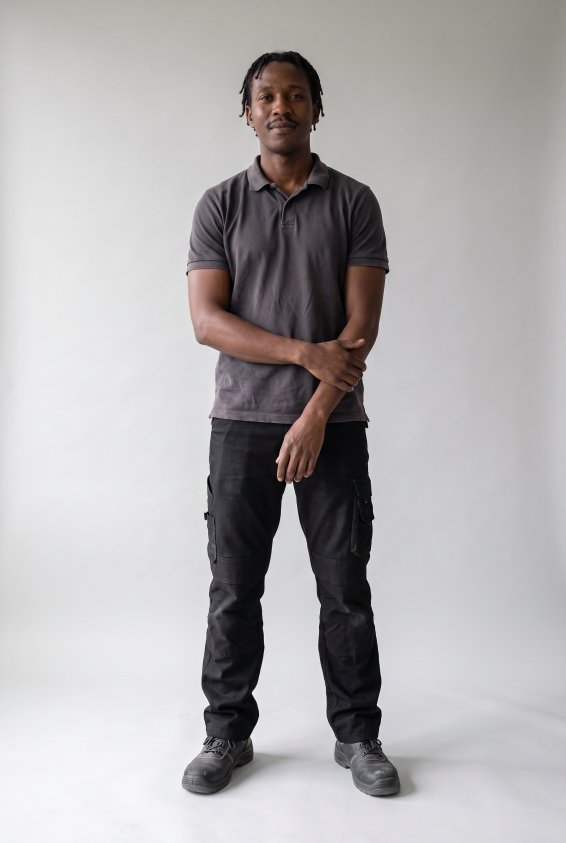
#> input picture beeldronde-debresser/werkers/werk/versie-5.png, 1696 x 2528 px, given in place of logo-topmovers-borst.png, which was not available (shown at 1/3 size)
$ python draai_logo.py
#> lines starting #> are read from the running program, lines starting #| are printed output that depends on the picture
"""Borstlogo dat meedraait met een romp die van de camera wegdraait (werker 4, goedgekeurd 24-09-2026).

merk-op-doos.py houdt altijd de eigen verhouding van het logo aan: een smaller vlak maakt het logo
alleen kleiner, niet schuiner. Daarom wordt het logo hier eerst zelf vervormd, alsof het op een
cilinder (de borst) ligt die over `draai` graden weggedraaid staat, en daarna met een vierkant vlak
(geen extra perspectief) op de stof gelegd, met de schaduw en korrel van merk-op-doos.

Model: romp = cilinder met straal R px. Het logo ligt in het lichaamsvlak op hoek phi0 naast de
knoopsluiting en is even lang (booglengte) als het platte merk: 0,165 x schouderbreedte. In beeld is
x = R * sin(hoek + draai), dus de kant van het logo die van de camera af draait wordt smaller.

    python draai_logo.py
"""
import math
import pathlib
import subprocess
import sys

import numpy as np
from PIL import Image
from scipy import ndimage

HIER = pathlib.Path(__file__).resolve().parent
RONDE = HIER.parent
SCRIPT = r"C:\users\arnas\git_repos\dereus\_ai-beelden\gereedschap\merk-op-doos.py"

# gemeten op werk/versie-4.png (2x-raster): knoopsluiting x 807, onderste knoop y 690,
# schouderbreedte 470, armsgatnaad aan de verre kant x ~935 (op 2x nagemeten in de uitsnede;
# een eerste lezing van 902 op het grove raster gaf 26 graden en een te smal logo, 0,55x)
KNOOP_X, KNOOP_Y, SCHOUDER = 807, 690, 470
R = 0.36 * SCHOUDER                  # rompstraal: borstbreedte ~72% van de schouders met mouwen
DRAAI = 14.0                         # uit R*(1 - sin draai) = 935 - 807
PHI0 = math.degrees(math.asin(0.22 * SCHOUDER / R))   # de gewone 0,22 x schouder naast de knoopsluiting

plat = 0.165 * SCHOUDER              # breedte van het platte merk (booglengte op de borst)
dphi = plat / R
phi_c = math.radians(PHI0 + DRAAI)
phi_l, phi_r = phi_c - dphi / 2, phi_c + dphi / 2
s0 = math.sin(math.radians(DRAAI))
x_l = KNOOP_X + R * (math.sin(phi_l) - s0)
x_r = KNOOP_X + R * (math.sin(phi_r) - s0)
breed = x_r - x_l
midden_x = (x_l + x_r) / 2
print(f"plat {plat:.0f}px -> gedraaid {breed:.0f}px ({breed / plat:.2f}x), van x {x_l:.0f} tot {x_r:.0f}, "
      f"rechterrand {math.degrees(phi_r):.0f} graden van de kijkrichting")

# het logo vervormen: per uitvoerkolom de hoek op de cilinder terugrekenen naar een bronkolom
bron = np.asarray(Image.open(HIER / "logo-topmovers-borst.png").convert("RGBA"), float) / 255.0
Lh, Lw = bron.shape[:2]
#> Lh = 2528; Lw = 1696
Wn = max(8, round(Lw * breed / plat))
#> Wn = 1043
xo = (np.arange(Wn) + 0.5) / Wn
#> xo = 1043 values from 0.000479 to 1
s = math.sin(phi_l) + xo * (math.sin(phi_r) - math.sin(phi_l))
#> s = 1043 values from 0.623 to 0.905
u = (np.arcsin(s) - phi_l) / (phi_r - phi_l)
#> u = 1043 values from 0.000377 to 0.999
kol = u * Lw - 0.5
#> kol = 1043 values from 0.139 to 1694.3
rijen, kols = np.meshgrid(np.arange(Lh), kol, indexing="ij")
alfa = bron[..., 3]
#> alfa: shape (2528, 1696) float64; every value is 1
pm = bron[..., :3] * alfa[..., None]
uit_a = ndimage.map_coordinates(alfa, [rijen, kols], order=1, mode="constant")
#> uit_a: shape (2528, 1043) float64; every value is 1
uit_pm = np.stack([ndimage.map_coordinates(pm[..., k], [rijen, kols], order=1, mode="constant") for k in range(3)], -1)
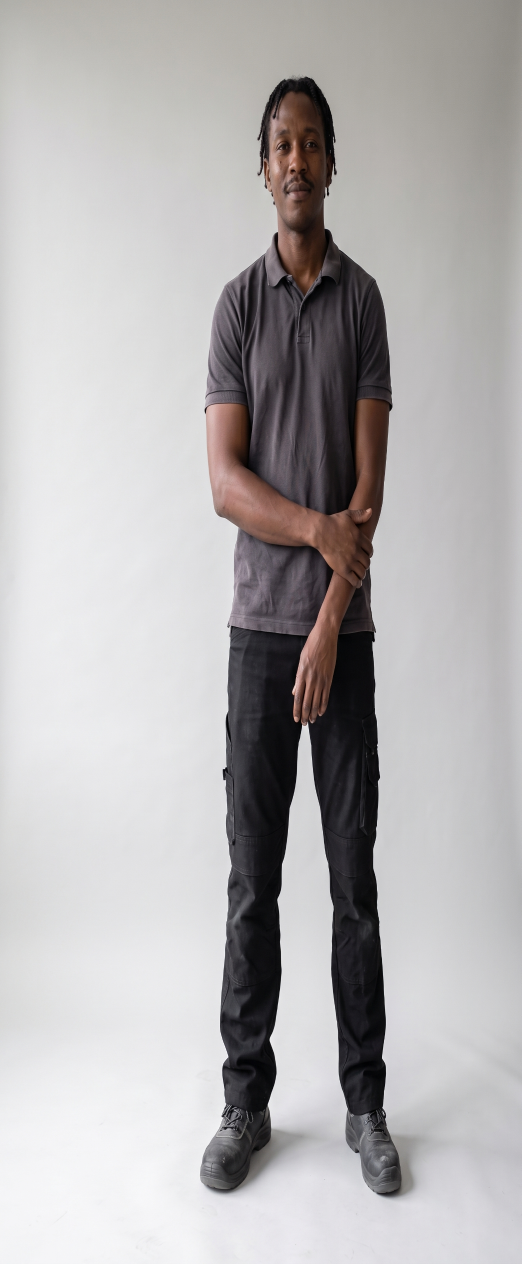
#> uit_pm: shape (2528, 1043, 3) float64 (shown at 1/2 size); mean R, G, B 0.705, 0.695, 0.697
uit_rgb = np.where(uit_a[..., None] > 1e-4, uit_pm / np.maximum(uit_a[..., None], 1e-4), 0)
logo = np.dstack([uit_rgb, uit_a])
pad_logo = HIER / "logo-topmovers-borst-gedraaid-v4.png"
Image.fromarray((logo.clip(0, 1) * 255).round().astype("uint8"), "RGBA").save(pad_logo)

# vierkant vlak van 2 x de gedraaide breedte: --breedte 0.5 geeft dan precies die breedte
h = breed
hoeken = (f"{midden_x-h:.1f},{KNOOP_Y-h:.1f} {midden_x+h:.1f},{KNOOP_Y-h:.1f} "
          f"{midden_x+h:.1f},{KNOOP_Y+h:.1f} {midden_x-h:.1f},{KNOOP_Y+h:.1f}")
r = subprocess.run([sys.executable, SCRIPT, str(HIER / "versie-4.png"), "--hoeken", hoeken, "--logo", str(pad_logo),
                    "--breedte", "0.5", "--korrel", "0.15", "--uit", str(RONDE / "werker-4-tablet.png"),
                    "--crop", str(HIER / "versie-4-crop-gedraaid.png")], capture_output=True, text=True)
print("\n".join(l for l in (r.stdout + r.stderr).splitlines() if "karton" not in l))

$ run again, on beeldronde-debresser/werkers/werk/werker-6.jpg
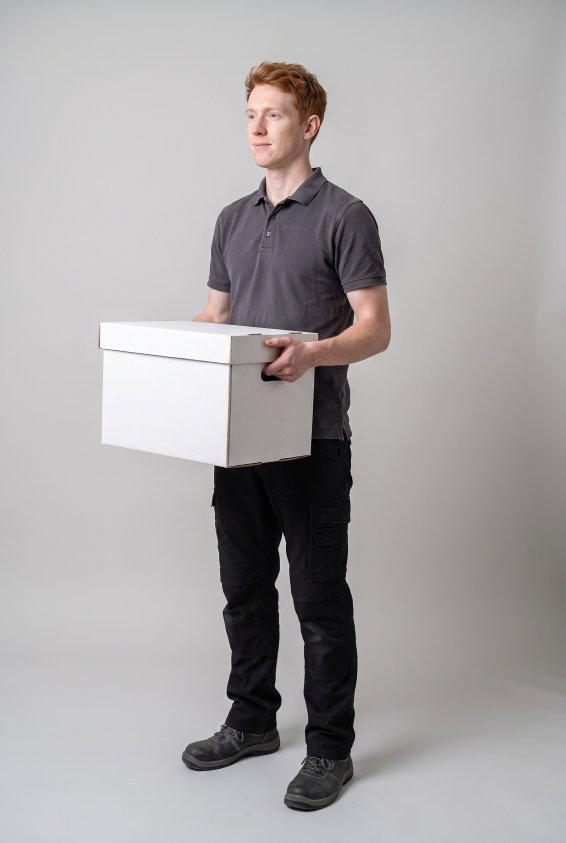
#> input picture beeldronde-debresser/werkers/werk/werker-6.jpg, 1696 x 2528 px, given in place of logo-topmovers-borst.png, which was not available (shown at 1/3 size)
#> alfa: shape (2528, 1696) float64; every value is 1
#> uit_a: shape (2528, 1043) float64; every value is 1
#> `uit_pm = np.stack([ndimage.map_coordinates(pm[..., k], [rijen, kols], ..`:
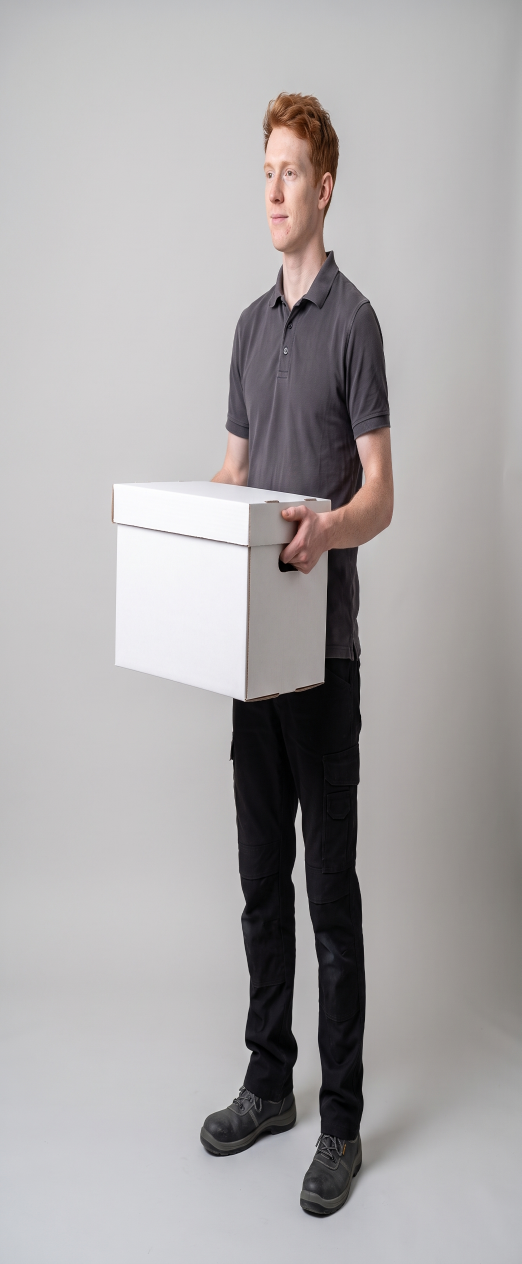
#> uit_pm: shape (2528, 1043, 3) float64 (shown at 1/2 size); mean R, G, B 0.673, 0.661, 0.664

$ run again, on beeldronde-debresser/werkers/werk/werker-7.jpg
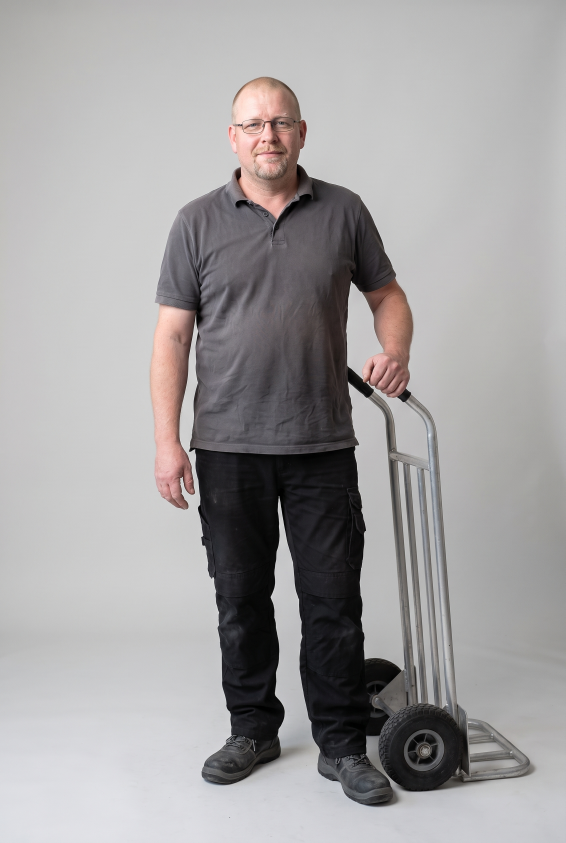
#> input picture beeldronde-debresser/werkers/werk/werker-7.jpg, 1696 x 2528 px, given in place of logo-topmovers-borst.png, which was not available (shown at 1/3 size)
#> alfa: shape (2528, 1696) float64; every value is 1
#> uit_a: shape (2528, 1043) float64; every value is 1
#> `uit_pm = np.stack([ndimage.map_coordinates(pm[..., k], [rijen, kols], ..`:
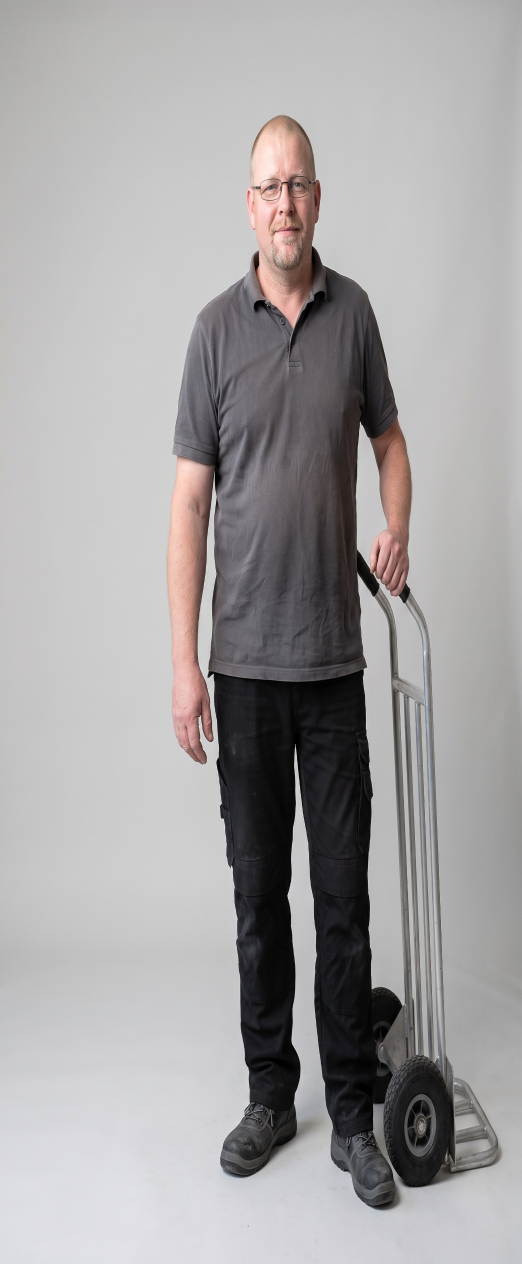
#> uit_pm: shape (2528, 1043, 3) float64 (shown at 1/2 size); mean R, G, B 0.645, 0.636, 0.638
